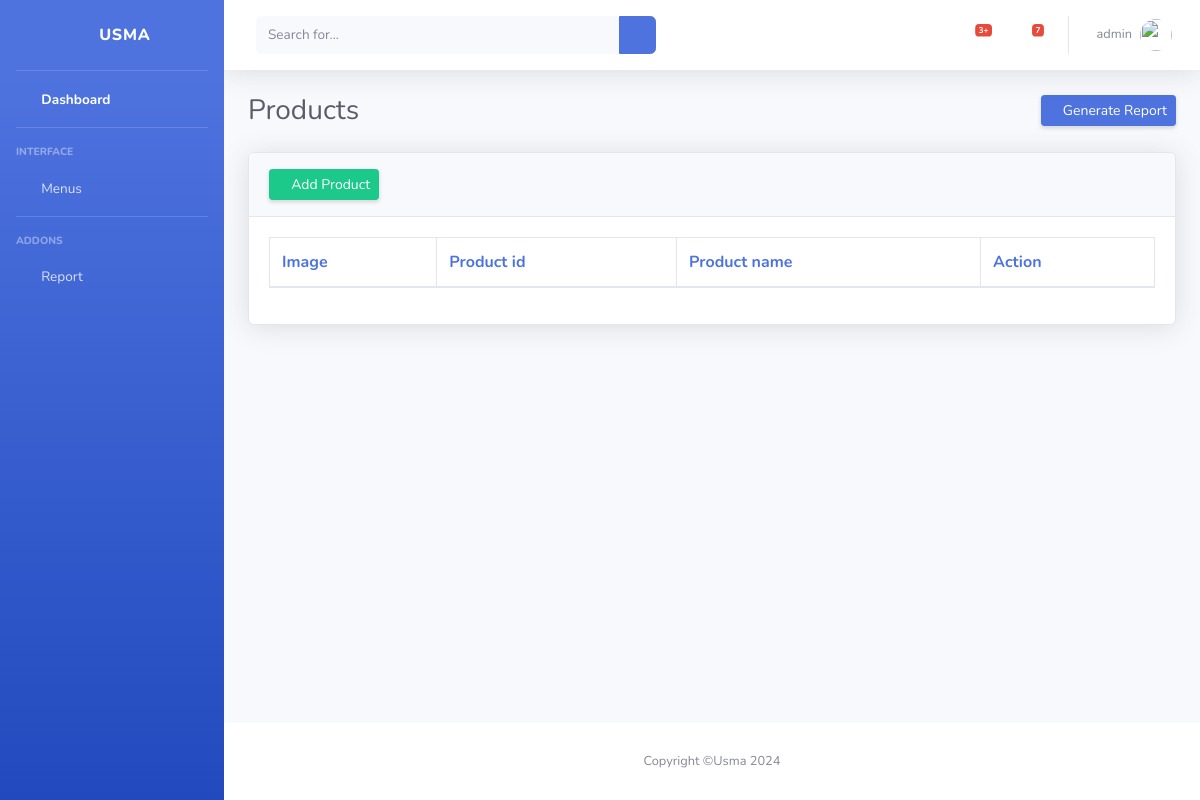
/products/ (signed in), run on an earlier commit of the app's database.
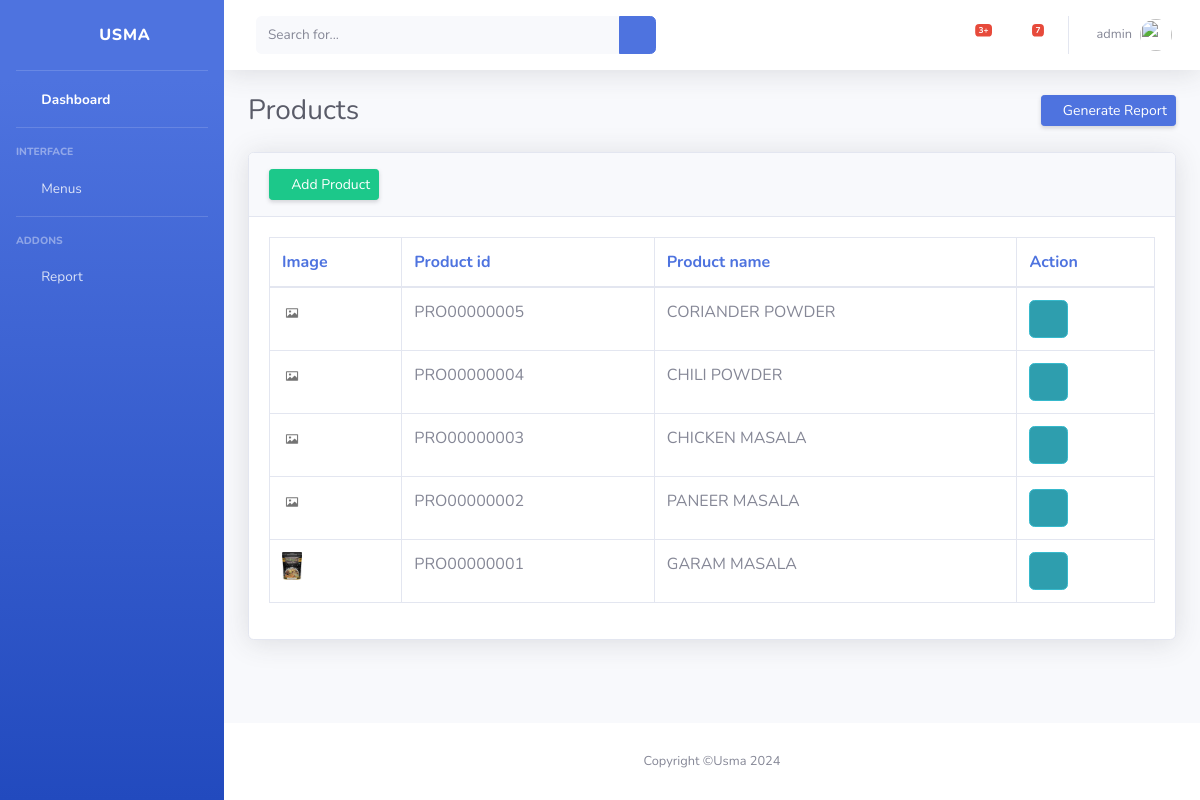
And on a later commit of the database.
### users/models.py (models this page shows, shortened)
class Product(models.Model):
    id = models.CharField(max_length=12, primary_key=True, editable=False)
    product_name=models.CharField(max_length=100)
    p_desc=models.TextField(max_length=100,verbose_name="Product Description")
    product_image=models.ImageField(upload_to="products",default="product.png")
    weight=models.IntegerField(default=0)
    price=models.DecimalField(max_digits=8,decimal_places=2)
    customer_price=models.DecimalField(max_digits=8,decimal_places=2,null=True,blank=True)
    retailer_price=models.DecimalField(max_digits=8,decimal_places=2,null=True,blank=True)
    datetime =models.DateTimeField(auto_now=True)

### users/views.py (the view)
# urls.py: path('products/', views.products),
def products(request):
    context = {}
    if not request.user.is_authenticated:
        return redirect("/login")
    if not request.user.is_staff:
        return redirect('/')
    product_list =Product.objects.filter().order_by('-id')
    context['product_list']=product_list
    return render(request,'products.html',context)

### users/models.py (called while the page is built)
    def __str__(self):
        return self.mobile

### users/templates/products.html (shortened to what this page needs)
{% extends 'base2.html'%}
{% block body %}
    <div id="wrapper">
        {% include "sidebar.html"%}
        <div id="content-wrapper" class="d-flex flex-column">
            <div id="content">
                 {% include 'nav.html'%}
                <div class="container-fluid" id="MainDashboard">
                    <div class="d-sm-flex align-items-center justify-content-between mb-4">
                        <h1 class="h3 mb-0 text-gray-800">Products</h1>
                        <a href="#" class="d-none d-sm-inline-block btn btn-sm btn-primary shadow-sm"><i
                                class="fas fa-download fa-sm text-white-50"></i> Generate Report</a>
                    </div>
                    <div class="card shadow mb-4">
                        <div class="card-header py-3">
                            <a href="/add_product/" class="d-none d-sm-inline-block btn btn-sm btn-success shadow-sm"><i
                                class="fas fa-download fa-sm text-white-50"></i> Add Product</a>
                        </div>
                        <div class="card-body">
                            <div class="table-responsive">
                                <table class="table table-bordered" id="dataTable" width="100%" cellspacing="0">
                                    <thead class="text-primary">
                                            <th>Image</th>
                                            <th>Product id</th>
                                            <th>Product name</th>
                                            <th>Action</th>
                                    </thead>
                                   <tbody>
                                   {% for pro in product_list %}
                                   <tr>
                                       <td><img src="/media/{{pro.product_image}}" width="20px"></td>
                                            <td>{{pro.id}}</td>
                                            <td>{{pro.product_name}}</td>
                                            <td><a href="/one_product/{{pro.id}}" class="btn btn-info btn-icon-split">
                                        <span class="icon text-white-50">
                                            <i class="fas fa-info-circle"></i>
                                        </span>
                                    </a> </td>
                                        </tr>
                                   {% endfor %}
                                   </tbody>
                                </table>
                            </div>
                        </div>
                    </div>
                </div>
            </div>
             {% include 'footer.html'%}
        </div>
    </div>
{% endblock%}

What changed in the data, as far as the page shows it:
added Product: product_image (picture), id "PRO00000005", product_name "CORIANDER POWDER"
added Product: product_image (picture), id "PRO00000004", product_name "CHILI POWDER"
added Product: product_image (picture), id "PRO00000003", product_name "CHICKEN MASALA"
added Product: product_image (picture), id "PRO00000002", product_name "PANEER MASALA"
added Product: product_image (picture), id "PRO00000001", product_name "GARAM MASALA"
